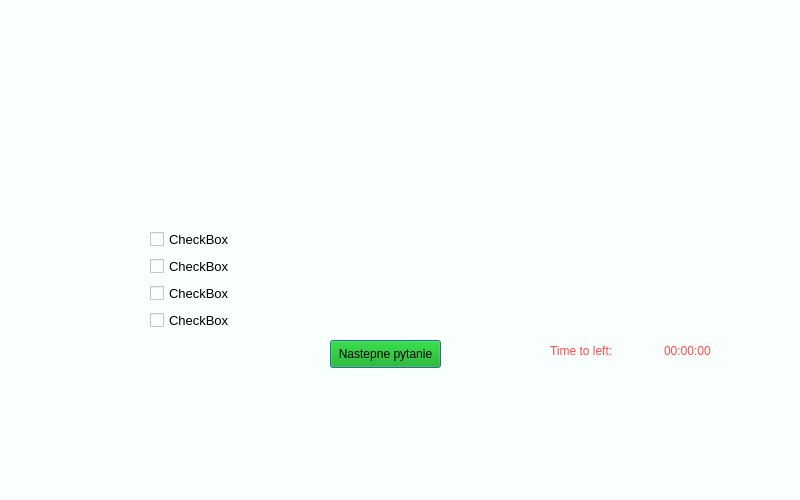
<?xml version="1.0" encoding="UTF-8"?>
<ui version="4.0">
 <class>Quiz</class>
 <widget class="QDialog" name="Quiz">
  <property name="geometry">
   <rect>
    <x>0</x>
    <y>0</y>
    <width>800</width>
    <height>500</height>
   </rect>
  </property>
  <property name="windowTitle">
   <string>Dialog</string>
  </property>
  <property name="styleSheet">
   <string notr="true">background-color: rgb(249, 255, 252);</string>
  </property>
  <widget class="QStackedWidget" name="stackedWidget">
   <property name="geometry">
    <rect>
     <x>0</x>
     <y>0</y>
     <width>800</width>
     <height>500</height>
    </rect>
   </property>
   <property name="styleSheet">
    <string notr="true">background-color: rgb(249, 255, 252);</string>
   </property>
   <widget class="QWidget" name="page">
    <widget class="QWidget" name="layoutWidget">
     <property name="geometry">
      <rect>
       <x>150</x>
       <y>30</y>
       <width>631</width>
       <height>301</height>
      </rect>
     </property>
     <layout class="QVBoxLayout" name="verticalLayout_2">
      <item>
       <widget class="QLabel" name="label">
        <property name="styleSheet">
         <string notr="true">color: rgb(0, 0, 0);

font: 10pt;</string>
        </property>
        <property name="text">
         <string/>
        </property>
       </widget>
      </item>
      <item>
       <layout class="QVBoxLayout" name="verticalLayout">
        <item>
         <widget class="QCheckBox" name="checkBox">
          <property name="styleSheet">
           <string notr="true">color: rgb(0, 0, 0);

font: 10pt;
</string>
          </property>
          <property name="text">
           <string>CheckBox</string>
          </property>
         </widget>
        </item>
        <item>
         <widget class="QCheckBox" name="checkBox_2">
          <property name="styleSheet">
           <string notr="true">color: rgb(0, 0, 0);

font: 10pt;</string>
          </property>
          <property name="text">
           <string>CheckBox</string>
          </property>
         </widget>
        </item>
        <item>
         <widget class="QCheckBox" name="checkBox_3">
          <property name="styleSheet">
           <string notr="true">color: rgb(0, 0, 0);

font: 10pt;</string>
          </property>
          <property name="text">
           <string>CheckBox</string>
          </property>
         </widget>
        </item>
        <item>
         <widget class="QCheckBox" name="checkBox_4">
          <property name="styleSheet">
           <string notr="true">color: rgb(0, 0, 0);

font: 10pt;</string>
          </property>
          <property name="text">
           <string>CheckBox</string>
          </property>
         </widget>
        </item>
       </layout>
      </item>
     </layout>
    </widget>
    <widget class="QPushButton" name="pushButton">
     <property name="geometry">
      <rect>
       <x>330</x>
       <y>340</y>
       <width>111</width>
       <height>28</height>
      </rect>
     </property>
     <property name="styleSheet">
      <string notr="true">color: rgb(0, 0, 0);

font: 9pt &quot;Arial Rounded MT Bold&quot;;
background-color: rgb(0, 170, 0);
</string>
     </property>
     <property name="text">
      <string>Nastepne pytanie</string>
     </property>
    </widget>
    <widget class="QWidget" name="layoutWidget">
     <property name="geometry">
      <rect>
       <x>550</x>
       <y>340</y>
       <width>161</width>
       <height>22</height>
      </rect>
     </property>
     <layout class="QHBoxLayout" name="horizontalLayout">
      <item>
       <widget class="QLabel" name="label_4">
        <property name="styleSheet">
         <string notr="true">
font: 87 9pt &quot;Arial Black&quot;;
color: rgb(255, 74, 74);
</string>
        </property>
        <property name="text">
         <string>Time to left:</string>
        </property>
       </widget>
      </item>
      <item>
       <spacer name="horizontalSpacer">
        <property name="orientation">
         <enum>Qt::Horizontal</enum>
        </property>
        <property name="sizeHint" stdset="0">
         <size>
          <width>40</width>
          <height>20</height>
         </size>
        </property>
       </spacer>
      </item>
      <item>
       <widget class="QLabel" name="label_3">
        <property name="styleSheet">
         <string notr="true">
font: 87 9pt &quot;Arial Black&quot;;
color: rgb(255, 74, 74);
</string>
        </property>
        <property name="text">
         <string>00:00:00</string>
        </property>
       </widget>
      </item>
     </layout>
    </widget>
    <widget class="QLabel" name="label_2">
     <property name="geometry">
      <rect>
       <x>510</x>
       <y>10</y>
       <width>231</width>
       <height>20</height>
      </rect>
     </property>
     <property name="styleSheet">
      <string notr="true">color: rgb(255, 0, 0);

font: 10pt;</string>
     </property>
     <property name="text">
      <string/>
     </property>
    </widget>
   </widget>
   <widget class="QWidget" name="page_2"/>
  </widget>
 </widget>
 <resources/>
 <connections/>
</ui>
